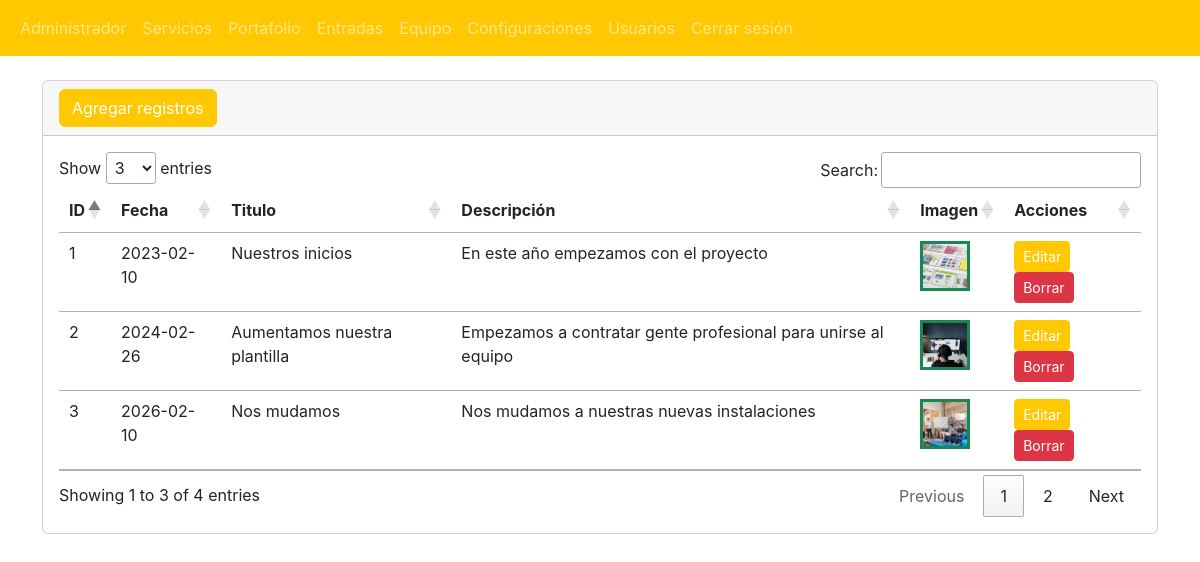
/admin/secciones/entradas/index.php (signed in), run on the app's committed database.
### tables this page shows
CREATE TABLE `tbl_entradas` (
  `ID` int(11) NOT NULL,
  `fecha` varchar(255) NOT NULL,
  `titulo` varchar(255) NOT NULL,
  `descripcion` varchar(255) NOT NULL,
  `imagen` varchar(255) NOT NULL
);

### admin/secciones/entradas/index.php (the view, shortened to what this page needs)
<?php
include("../../bd.php");
$sql = "SELECT * FROM tbl_entradas";
$consulta = $conexion->prepare($sql);
$consulta->execute();
$lista_entradas = $consulta->fetchAll(PDO::FETCH_ASSOC);
include("../../templates/header.php");
?>
<div class="card">
	<div class="card-header">
		<a class="btn btn-primary" name="" id="" href="crear.php" role="button">Agregar registros</a>
	</div>
	<div class="card-body">
		<div class="table-responsive-sm">
			<table class="table" id="tabla_id">
				<thead>
					<tr>
						<th>ID</th>
						<th>Fecha</th>
						<th>Titulo</th>
						<th>Descripción</th>
						<th>Imagen</th>
						<th>Acciones</th>
					</tr>
				</thead>
				<tbody>
					<?php foreach ($lista_entradas as $registro) { ?>
						<tr>
							<td><?php echo $registro['ID']; ?></td>
							<td><?php echo $registro['fecha']; ?></td>
							<td><?php echo $registro['titulo']; ?></td>
							<td><?php echo $registro['descripcion']; ?></td>
							<td>
								<img class="border border-3 pointer-events-none border-success img-fluid" width="50" src="../../../assets/img/about/<?php echo $registro['imagen']; ?>" alt="<?php echo $registro['titulo']; ?>" />
							</td>
							<td>
								<a class="btn btn-warning btn-sm" href="editar.php?txtID=<?php echo $registro['ID']; ?>" name="editar" id="editar" role="button">Editar</a>
								<a class="btn btn-danger btn-sm" href="javascript:borrar(<?php echo $registro['ID']; ?>)" name="borrar" id="borrar" role="button">Borrar</a>
							</td>
						</tr>
					<?php }?>
				</tbody>
			</table>
		</div>
	</div>
</div>
<?php include("../../templates/footer.php"); ?>

### data on the page
tbl_entradas: ID "1", fecha "2023-02-10", titulo "Nuestros inicios", descripcion "En este año empezamos con el proyecto", imagen (picture)
tbl_entradas: ID "2", fecha "2024-02-26", titulo "Aumentamos nuestra plantilla", descripcion "Empezamos a contratar gente profesional para unirse al equipo", imagen (picture)
tbl_entradas: ID "3", fecha "2026-02-10", titulo "Nos mudamos", descripcion "Nos mudamos a nuestras nuevas instalaciones", imagen (picture)
